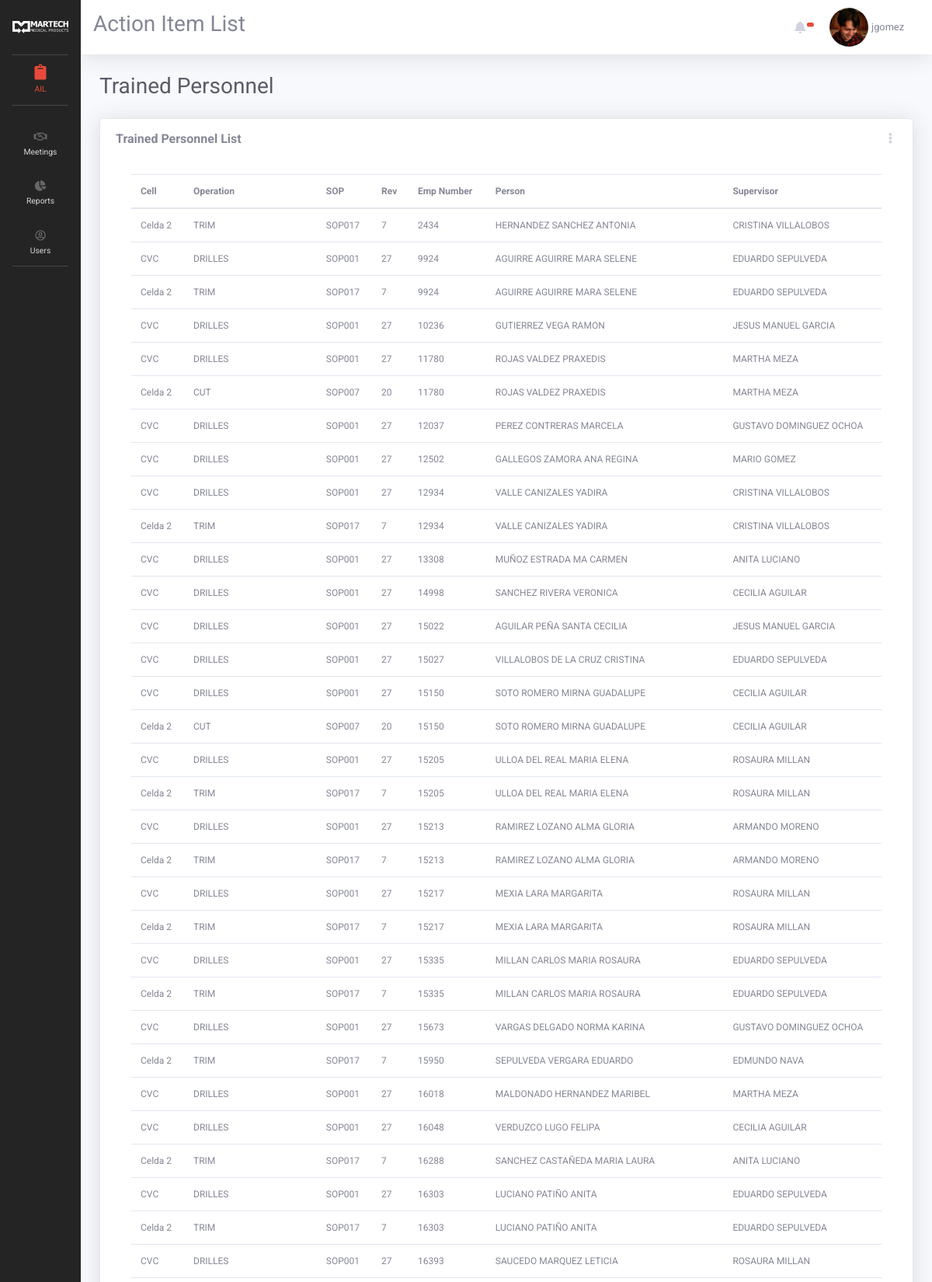
The page /index.php?page=trained (signed in, upper part) on the database its author committed.
### tables this page shows
CREATE TABLE `file` (
  `id` int(11) NOT NULL,
  `num_empleado` int(11) NOT NULL,
  `nombre` text NOT NULL,
  `departamento` varchar(255) NOT NULL,
  `turno` int(1) NOT NULL,
  `rev` varchar(10) NOT NULL,
  `rev_level` varchar(10) NOT NULL,
  `date` text NOT NULL,
  `name_id` int(11) NOT NULL
);

CREATE TABLE `cells` (
  `cell_id` int(11) NOT NULL,
  `cell_name` varchar(255) NOT NULL,
  `cell_active` int(1) NOT NULL DEFAULT 1
);

CREATE TABLE `ops` (
  `op_id` int(11) NOT NULL,
  `cell_id` int(11) NOT NULL,
  `op_name` varchar(255) NOT NULL,
  `op_active` int(1) NOT NULL DEFAULT 1
);

CREATE TABLE `name_file` (
  `id_file` int(11) NOT NULL,
  `name_file` varchar(100) NOT NULL
);

CREATE TABLE `personnel` (
  `personnel_id` int(11) NOT NULL,
  `p_numero` varchar(255) NOT NULL,
  `p_nombre` varchar(255) NOT NULL,
  `p_departamento` varchar(255) NOT NULL,
  `p_supervisor` varchar(255) NOT NULL,
  `p_planta` varchar(255) NOT NULL,
  `p_puesto` varchar(255) NOT NULL
);

### views/pages/view/trained.php (the view, shortened to what this page needs)
<h1 class="h3 mb-4 text-gray-800">Trained Personnel</span></h1>
<form method="POST" id="form-user" autocomplete="off" enctype="multipart/form-data">
<div class="row">
    <div class="col-lg-12">
        <div class="card shadow mb-4">
            <div class="card-header py-3 d-flex flex-row align-items-center justify-content-between">
                <h6 class="m-0 font-weight-bold text-default">Trained Personnel List</h6>
                <div class="dropdown no-arrow">
                <a class="dropdown-toggle" href="#" role="button" id="dropdownMenuLink" data-toggle="dropdown" aria-haspopup="true" aria-expanded="false">
                    <i class="fas fa-ellipsis-v fa-sm fa-fw text-gray-400"></i>
                </a>
                </div>
            </div>
            <div class="card-body ">
                <div class="card-body ">
                <div style="margin-top:-20px;" class="table-responsive">
                    <table  style="font-size: 14px; vertical-align:middle; " class="table  table-hover" id="dataTable1" width="100%" cellspacing="0">
                        <thead>
                        <tr>
                            <th>Cell</th>
                            <th>Operation</th>
                            <th>SOP</th>
                            <th>Rev</th>
                            <th>Emp Number</th>
                            <th>Person</th>
                            <th>Supervisor</th>
                        </tr>
                        </thead>
                        <tbody>
                            <?php
                                $query = "SELECT * FROM file LEFT JOIN name_file ON file.name_id = name_file.id_file
                                LEFT JOIN sop_operation ON name_file.name_file = sop_operation.sop_nombre
                                LEFT JOIN ops ON ops.op_id = sop_operation.ops_id
                                LEFT JOIN cells ON cells.cell_id = ops.cell_id
                                LEFT JOIN personnel ON file.num_empleado = personnel.p_numero";
                                $result = mysqli_query($connection, $query);
                                while($row = mysqli_fetch_array($result)):
                            ?>
                                <tr>
                                    <td><?php echo $row['cell_name'] ?></td>
                                    <td><?php echo $row['op_name'] ?></td>
                                    <td><?php echo $row['name_file'] ?></td>
                                    <td><?php echo $row['rev'] ?></td>
                                    <td><?php echo $row['num_empleado'] ?></td>
                                    <td><?php echo $row['nombre'] ?></td>
                                    <td><?php echo $row['p_supervisor'] ?></td>
                                </tr>
                            <?php
                                endwhile;
                            ?>
                        </tbody>
                    </table>
                </div>
                </div>
            </div>
        </div>
    </div>
</div>
</form>

### views/includes/header.php (style rules this page uses)
body { font-family: 'Roboto', sans-serif; }
tr { font-size: 12px; }
.table-responsive { width: 100%; }
.card-header { background-color: #fff; border-bottom: #fff; }
td { vertical-align: middle; }

### rows shown on the page
file: cells.cell_name "Celda 2", ops.op_name "TRIM", name_file.name_file "SOP017", rev "7", num_empleado "2434", nombre "HERNANDEZ SANCHEZ ANTONIA", personnel.p_supervisor "CRISTINA VILLALOBOS"
file: cells.cell_name "CVC", ops.op_name "DRILLES", name_file.name_file "SOP001", rev "27", num_empleado "9924", nombre "AGUIRRE AGUIRRE MARA SELENE", personnel.p_supervisor "EDUARDO SEPULVEDA"
file: cells.cell_name "Celda 2", ops.op_name "TRIM", name_file.name_file "SOP017", rev "7", num_empleado "9924", nombre "AGUIRRE AGUIRRE MARA SELENE", personnel.p_supervisor "EDUARDO SEPULVEDA"
file: cells.cell_name "CVC", ops.op_name "DRILLES", name_file.name_file "SOP001", rev "27", num_empleado "10236", nombre "GUTIERREZ VEGA RAMON", personnel.p_supervisor "JESUS MANUEL GARCIA"
file: cells.cell_name "CVC", ops.op_name "DRILLES", name_file.name_file "SOP001", rev "27", num_empleado "11780", nombre "ROJAS VALDEZ PRAXEDIS", personnel.p_supervisor "MARTHA MEZA"
file: cells.cell_name "Celda 2", ops.op_name "CUT", name_file.name_file "SOP007", rev "20", num_empleado "11780", nombre "ROJAS VALDEZ PRAXEDIS", personnel.p_supervisor "MARTHA MEZA"
file: cells.cell_name "CVC", ops.op_name "DRILLES", name_file.name_file "SOP001", rev "27", num_empleado "12037", nombre "PEREZ CONTRERAS MARCELA", personnel.p_supervisor "GUSTAVO DOMINGUEZ OCHOA"
file: cells.cell_name "CVC", ops.op_name "DRILLES", name_file.name_file "SOP001", rev "27", num_empleado "12502", nombre "GALLEGOS ZAMORA ANA REGINA", personnel.p_supervisor "MARIO GOMEZ"
file: cells.cell_name "CVC", ops.op_name "DRILLES", name_file.name_file "SOP001", rev "27", num_empleado "12934", nombre "VALLE CANIZALES YADIRA", personnel.p_supervisor "CRISTINA VILLALOBOS"
file: cells.cell_name "Celda 2", ops.op_name "TRIM", name_file.name_file "SOP017", rev "7", num_empleado "12934", nombre "VALLE CANIZALES YADIRA", personnel.p_supervisor "CRISTINA VILLALOBOS"
file: cells.cell_name "CVC", ops.op_name "DRILLES", name_file.name_file "SOP001", rev "27", num_empleado "13308", nombre "MUÑOZ ESTRADA MA CARMEN", personnel.p_supervisor "ANITA LUCIANO"
file: cells.cell_name "CVC", ops.op_name "DRILLES", name_file.name_file "SOP001", rev "27", num_empleado "14998", nombre "SANCHEZ RIVERA VERONICA", personnel.p_supervisor "CECILIA AGUILAR"
file: cells.cell_name "CVC", ops.op_name "DRILLES", name_file.name_file "SOP001", rev "27", num_empleado "15022", nombre "AGUILAR PEÑA SANTA CECILIA", personnel.p_supervisor "JESUS MANUEL GARCIA"
file: cells.cell_name "CVC", ops.op_name "DRILLES", name_file.name_file "SOP001", rev "27", num_empleado "15027", nombre "VILLALOBOS DE LA CRUZ CRISTINA", personnel.p_supervisor "EDUARDO SEPULVEDA"
file: cells.cell_name "CVC", ops.op_name "DRILLES", name_file.name_file "SOP001", rev "27", num_empleado "15150", nombre "SOTO ROMERO MIRNA GUADALUPE", personnel.p_supervisor "CECILIA AGUILAR"
file: cells.cell_name "Celda 2", ops.op_name "CUT", name_file.name_file "SOP007", rev "20", num_empleado "15150", nombre "SOTO ROMERO MIRNA GUADALUPE", personnel.p_supervisor "CECILIA AGUILAR"
file: cells.cell_name "CVC", ops.op_name "DRILLES", name_file.name_file "SOP001", rev "27", num_empleado "15205", nombre "ULLOA DEL REAL MARIA ELENA", personnel.p_supervisor "ROSAURA MILLAN"
file: cells.cell_name "Celda 2", ops.op_name "TRIM", name_file.name_file "SOP017", rev "7", num_empleado "15205", nombre "ULLOA DEL REAL MARIA ELENA", personnel.p_supervisor "ROSAURA MILLAN"
file: cells.cell_name "CVC", ops.op_name "DRILLES", name_file.name_file "SOP001", rev "27", num_empleado "15213", nombre "RAMIREZ LOZANO ALMA GLORIA", personnel.p_supervisor "ARMANDO MORENO"
file: cells.cell_name "Celda 2", ops.op_name "TRIM", name_file.name_file "SOP017", rev "7", num_empleado "15213", nombre "RAMIREZ LOZANO ALMA GLORIA", personnel.p_supervisor "ARMANDO MORENO"
file: cells.cell_name "CVC", ops.op_name "DRILLES", name_file.name_file "SOP001", rev "27", num_empleado "15217", nombre "MEXIA LARA MARGARITA", personnel.p_supervisor "ROSAURA MILLAN"
file: cells.cell_name "Celda 2", ops.op_name "TRIM", name_file.name_file "SOP017", rev "7", num_empleado "15217", nombre "MEXIA LARA MARGARITA", personnel.p_supervisor "ROSAURA MILLAN"
file: cells.cell_name "CVC", ops.op_name "DRILLES", name_file.name_file "SOP001", rev "27", num_empleado "15335", nombre "MILLAN CARLOS MARIA ROSAURA", personnel.p_supervisor "EDUARDO SEPULVEDA"
file: cells.cell_name "Celda 2", ops.op_name "TRIM", name_file.name_file "SOP017", rev "7", num_empleado "15335", nombre "MILLAN CARLOS MARIA ROSAURA", personnel.p_supervisor "EDUARDO SEPULVEDA"
file: cells.cell_name "CVC", ops.op_name "DRILLES", name_file.name_file "SOP001", rev "27", num_empleado "15673", nombre "VARGAS DELGADO NORMA KARINA", personnel.p_supervisor "GUSTAVO DOMINGUEZ OCHOA"
file: cells.cell_name "Celda 2", ops.op_name "TRIM", name_file.name_file "SOP017", rev "7", num_empleado "15950", nombre "SEPULVEDA VERGARA EDUARDO", personnel.p_supervisor "EDMUNDO NAVA"
file: cells.cell_name "CVC", ops.op_name "DRILLES", name_file.name_file "SOP001", rev "27", num_empleado "16018", nombre "MALDONADO HERNANDEZ MARIBEL", personnel.p_supervisor "MARTHA MEZA"
file: cells.cell_name "CVC", ops.op_name "DRILLES", name_file.name_file "SOP001", rev "27", num_empleado "16048", nombre "VERDUZCO LUGO FELIPA", personnel.p_supervisor "CECILIA AGUILAR"
file: cells.cell_name "Celda 2", ops.op_name "TRIM", name_file.name_file "SOP017", rev "7", num_empleado "16288", nombre "SANCHEZ CASTAÑEDA MARIA LAURA", personnel.p_supervisor "ANITA LUCIANO"
file: cells.cell_name "CVC", ops.op_name "DRILLES", name_file.name_file "SOP001", rev "27", num_empleado "16303", nombre "LUCIANO PATIÑO ANITA", personnel.p_supervisor "EDUARDO SEPULVEDA"
file: cells.cell_name "Celda 2", ops.op_name "TRIM", name_file.name_file "SOP017", rev "7", num_empleado "16303", nombre "LUCIANO PATIÑO ANITA", personnel.p_supervisor "EDUARDO SEPULVEDA"
file: cells.cell_name "CVC", ops.op_name "DRILLES", name_file.name_file "SOP001", rev "27", num_empleado "16393", nombre "SAUCEDO MARQUEZ LETICIA", personnel.p_supervisor "ROSAURA MILLAN"

### other values the page prints
$_SESSION['quatroapp_user_name'] "jgomez"
